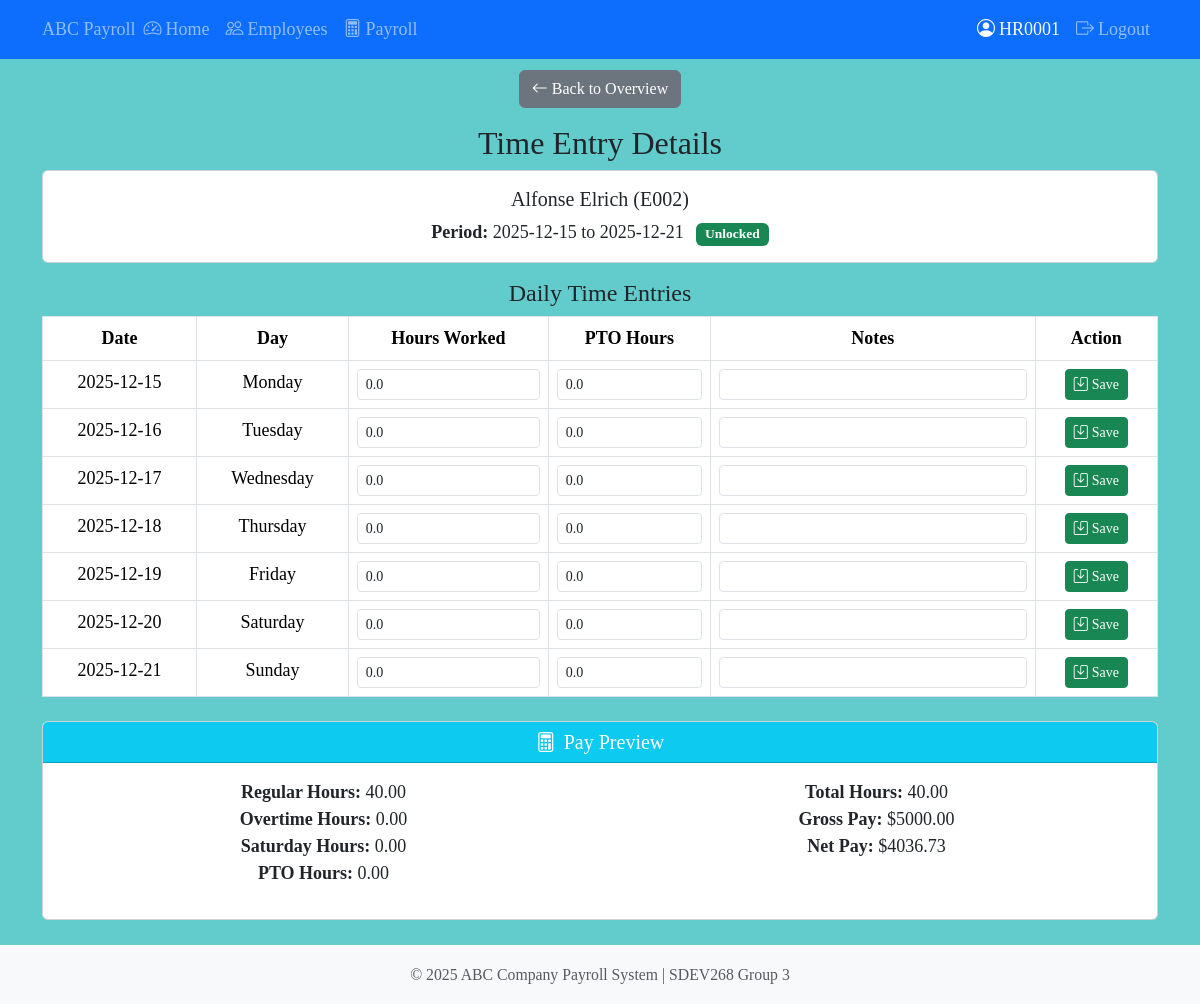
Page /admin/time-entry/time-entries/E002/2025-12-15/2025-12-21 (signed in) on the committed database.
### tables this page shows
CREATE TABLE employees (
    employee_id TEXT PRIMARY KEY,
    first_name TEXT NOT NULL,
    last_name TEXT NOT NULL,
    surname TEXT,
    date_of_birth TEXT NOT NULL,
    gender TEXT NOT NULL CHECK(gender IN ('Male', 'Female')),
    email TEXT NOT NULL UNIQUE,
    phone_num TEXT,
    address_line1 TEXT NOT NULL,
    address_line2 TEXT,
    city TEXT NOT NULL,
    state TEXT NOT NULL,
    zip_code TEXT NOT NULL,
    has_picture INTEGER NOT NULL DEFAULT 0,
    picture_filename TEXT,
    status TEXT NOT NULL DEFAULT 'Active' CHECK(status IN ('Active', 'Terminated')),
    date_hired TEXT NOT NULL,
    department_name TEXT NOT NULL,
    job_title_name TEXT NOT NULL,
    created_date TEXT NOT NULL DEFAULT (datetime('now', 'localtime')),
    modified_date TEXT NOT NULL DEFAULT (datetime('now', 'localtime')),
    FOREIGN KEY (department_name) REFERENCES departments(department_name),
    FOREIGN KEY (job_title_name) REFERENCES job_titles(title_name)
);

CREATE TABLE payroll_details (
    payroll_detail_id INTEGER PRIMARY KEY AUTOINCREMENT,
    payroll_id INTEGER NOT NULL,
    employee_id TEXT NOT NULL,

    regular_hours REAL NOT NULL DEFAULT 0,
    overtime_hours REAL NOT NULL DEFAULT 0,
    saturday_hours REAL NOT NULL DEFAULT 0,
    pto_hours REAL NOT NULL DEFAULT 0,
    total_hours REAL NOT NULL DEFAULT 0,

    base_pay REAL NOT NULL DEFAULT 0,
    overtime_pay REAL NOT NULL DEFAULT 0,
    saturday_pay REAL NOT NULL DEFAULT 0,
    gross_pay REAL NOT NULL DEFAULT 0,

    medical_deduction REAL NOT NULL DEFAULT 0,
    dependent_stipend REAL NOT NULL DEFAULT 0,

    taxable_income REAL NOT NULL DEFAULT 0,

    state_tax REAL NOT NULL DEFAULT 0,
    federal_tax_employee REAL NOT NULL DEFAULT 0,
    social_security_employee REAL NOT NULL DEFAULT 0,
    medicare_employee REAL NOT NULL DEFAULT 0,
    total_employee_taxes REAL NOT NULL DEFAULT 0,

    net_pay REAL NOT NULL DEFAULT 0,

    federal_tax_employer REAL NOT NULL DEFAULT 0,
    social_security_employer REAL NOT NULL DEFAULT 0,
    medicare_employer REAL NOT NULL DEFAULT 0,
    total_employer_taxes REAL NOT NULL DEFAULT 0,

    calculated_date TEXT NOT NULL DEFAULT (datetime('now', 'localtime')),

    FOREIGN KEY (payroll_id) REFERENCES payroll_periods(payroll_id),
    FOREIGN KEY (employee_id) REFERENCES employees(employee_id),
    UNIQUE(payroll_id, employee_id)
);

### src/routes/admin_time_entry.py (the view, shortened to what this page needs)
@bp.route("/time-entries/<employee_id>/<start_date>/<end_date>", methods=["GET", "POST"])
@admin_required
def time_entry_detail(employee_id, start_date, end_date):
    success, msg, employee = employee_controller.get_employee(employee_id)
    if not success:
        flash(msg, "error")
        return redirect(url_for("admin_time_entry.time_entry_overview"))
    period = PayrollPeriod.get_by_dates(start_date, end_date)
    existing_entries = TimeEntry.get_by_employee(employee_id, start_date, end_date)
    entries_by_date = {entry.entry_date: entry for entry in existing_entries}
    start_date_obj = datetime.strptime(start_date, "%Y-%m-%d").date()
    all_entries = []
    for day_offset in range(7):
        current_date = start_date_obj + timedelta(days=day_offset)
        date_str = current_date.strftime("%Y-%m-%d")
        if date_str in entries_by_date:
            all_entries.append(entries_by_date[date_str])
        else:
            day_of_week = TimeEntry.get_day_of_week(date_str)
            is_saturday = 1 if day_of_week == "Saturday" else 0
            empty_entry = TimeEntry(
                employee_id=employee_id,
                entry_date=date_str,
                day_of_week=day_of_week,
                hours_worked=0.0,
                pto_hours=0.0,
                is_saturday=is_saturday,
                notes=None
            )
            all_entries.append(empty_entry)
    pay_success, msg, pay_preview = payroll_controller.calculate_weekly_pay(
        employee_id, start_date, end_date
    )
    return render_template(
        "admin/time_entry_detail.html",
        employee=employee,
        period=period,
        entries=all_entries,
        start_date=start_date,
        end_date=end_date,
        pay_preview=pay_preview,
    )

### src/controllers/employee_controller.py (called while the page is built)
    def get_employee(self, employee_id: str) -> tuple[bool, str, Employee | None]:
        try:
            employee = Employee.get_by_id(employee_id)
            if employee:
                return True, "Employee found", employee
            return False, f"Employee {employee_id} not found", None
        except Exception as e:
            return False, f"Error retrieving employee: {e!s}", None

### src/models/base_model.py (called while the page is built)
    @classmethod
    def get_connection(cls) -> sqlite3.Connection:
        conn = sqlite3.connect(cls.DB_PATH, timeout=30.0)
        conn.row_factory = sqlite3.Row
        return conn

    @classmethod
    def execute_query(cls, query: str, params: tuple = ()) -> list[sqlite3.Row]:
        conn = cls.get_connection()
        cursor = conn.cursor()
        cursor.execute(query, params)
        results = cursor.fetchall()
        conn.close()
        return results

    @classmethod
    def execute_single(cls, query: str, params: tuple = ()) -> sqlite3.Row | None:
        conn = cls.get_connection()
        cursor = conn.cursor()
        cursor.execute(query, params)
        result = cursor.fetchone()
        conn.close()
        return result

    @classmethod
    def execute_write(cls, query: str, params: tuple = ()) -> int:
        conn = cls.get_connection()
        cursor = conn.cursor()
        cursor.execute(query, params)
        conn.commit()
        affected = cursor.rowcount
        conn.close()
        return affected

### src/models/employee.py (called while the page is built)
    @classmethod
    def get_by_id(cls, employee_id: str) -> Optional["Employee"]:
        query = f"SELECT * FROM {cls._EMPLOYEE_VIEW} WHERE employee_id = ?"
        row = cls.execute_single(query, (employee_id,))
        if row:
            return cls._from_row(row)
        return None

### src/models/payroll.py (called while the page is built, shortened)
    @property
    def is_locked_bool(self) -> bool:
        return self.is_locked == 1

    @classmethod
    def get_by_dates(
        cls, start_date: str, end_date: str
    ) -> Optional["PayrollPeriod"]:
        query = """
            SELECT * FROM payroll_periods
            WHERE period_start_date = ? AND period_end_date = ?
        """
        row = cls.execute_single(query, (start_date, end_date))
        if row is None:
            return None
        return cls._row_to_payroll_period(row)

    @classmethod
    def get_or_create(cls, start_date: str, end_date: str) -> "PayrollPeriod":
        existing = cls.get_by_dates(start_date, end_date)
        if existing:
            return existing

### src/templates/admin/time_entry_detail.html (shortened to what this page needs)
{% extends 'base.html' %}
{% block content %}
<div class="mb-3">
  <a href="{{ url_for('admin_time_entry.time_entry_overview') }}" class="btn btn-secondary">
    <i class="bi bi-arrow-left me-1"></i>Back to Overview
  </a>
</div>
<h2>Time Entry Details</h2>
<div class="card mb-3">
  <div class="card-body">
    <h5 class="card-title">
      {{ employee.first_name }} {{ employee.last_name }} ({{ employee.employee_id }})
    </h5>
    <p class="card-text">
      <strong>Period:</strong> {{ start_date }} to {{ end_date }}
      {% if period and period.is_locked_bool %}
        <span class="badge bg-danger ms-2">Locked</span>
      {% else %}
        <span class="badge bg-success ms-2">Unlocked</span>
      {% endif %}
    </p>
  </div>
</div>
<h4>Daily Time Entries</h4>
<table class="table table-bordered">
  <thead>
    <tr>
      <th>Date</th>
      <th>Day</th>
      <th>Hours Worked</th>
      <th>PTO Hours</th>
      <th>Notes</th>
      <th>Action</th>
    </tr>
  </thead>
  <tbody>
    {% for entry in entries %}
    <tr>
      <form method="post">
        <td>{{ entry.entry_date }}</td>
        <td>{{ entry.day_of_week }}</td>
        <td>
          <input type="number" name="hours_worked" value="{{ entry.hours_worked }}"
                 min="0" max="24" step="0.01" class="form-control form-control-sm"
                 {% if period and period.is_locked_bool %}disabled{% endif %}>
        </td>
        <td>
          <input type="number" name="pto_hours" value="{{ entry.pto_hours }}"
                 min="0" max="8" step="0.01" class="form-control form-control-sm"
                 {% if period and period.is_locked_bool %}disabled{% endif %}>
        </td>
        <td>
          <input type="text" name="notes" value="{{ entry.notes or '' }}"
                 class="form-control form-control-sm"
                 {% if period and period.is_locked_bool %}disabled{% endif %}>
        </td>
        <td>
          {% if not (period and period.is_locked_bool) %}
            <button type="submit" class="btn btn-sm btn-success">
              <i class="bi bi-save me-1"></i>Save
            </button>
          {% else %}
            <span class="text-muted">Locked</span>
          {% endif %}
        </td>
      </form>
    </tr>
    {% endfor %}
  </tbody>
</table>
{% if pay_preview %}
  <div class="card mt-4">
    <div class="card-header bg-info text-white">
      <h5 class="mb-0"><i class="bi bi-calculator me-2"></i>Pay Preview</h5>
    </div>
    <div class="card-body">
      <div class="row">
        <div class="col-md-6">
          <ul class="list-unstyled">
            <li><strong>Regular Hours:</strong> {{ "%.2f"|format(pay_preview.regular_hours) }}</li>
            <li><strong>Overtime Hours:</strong> {{ "%.2f"|format(pay_preview.overtime_hours) }}</li>
            <li><strong>Saturday Hours:</strong> {{ "%.2f"|format(pay_preview.saturday_hours) }}</li>
            <li><strong>PTO Hours:</strong> {{ "%.2f"|format(pay_preview.pto_hours) }}</li>
          </ul>
        </div>
        <div class="col-md-6">
          <ul class="list-unstyled">
            <li><strong>Total Hours:</strong> {{ "%.2f"|format(pay_preview.total_hours) }}</li>
            <li><strong>Gross Pay:</strong> ${{ "%.2f"|format(pay_preview.gross_pay) }}</li>
            <li><strong>Net Pay:</strong> ${{ "%.2f"|format(pay_preview.net_pay) }}</li>
          </ul>
        </div>
      </div>
    </div>
  </div>
{% endif %}
{% endblock %}

### src/static/css/PayrollStyle.css (style rules this page uses)
body { font-family: 'Times New Roman', serif; text-align: center; font-size: large; background-color: #62cccc; }
button { font-size: large; font-weight: bold; background-color: #ece0e0; border: none; padding: 10px 20px; cursor: pointer; }

### rows in the picture
employees: first_name "Alfonse", last_name "Elrich", employee_id "E002"
payroll_details: regular_hours "40.00", overtime_hours "0.00", saturday_hours "0.00", pto_hours "0.00", total_hours "40.00", gross_pay "5000.00", net_pay "4036.73"

### other values in the picture
{{ session.get('username', 'User') }} "HR0001"
{{ start_date }} "2025-12-15"
{{ end_date }} "2025-12-21"
{{ entry.entry_date }} "2025-12-15" "2025-12-16" "2025-12-17" "2025-12-18" "2025-12-19" "2025-12-20" "2025-12-21"
{{ entry.day_of_week }} "Monday" "Tuesday" "Wednesday" "Thursday" "Friday" "Saturday" "Sunday"
